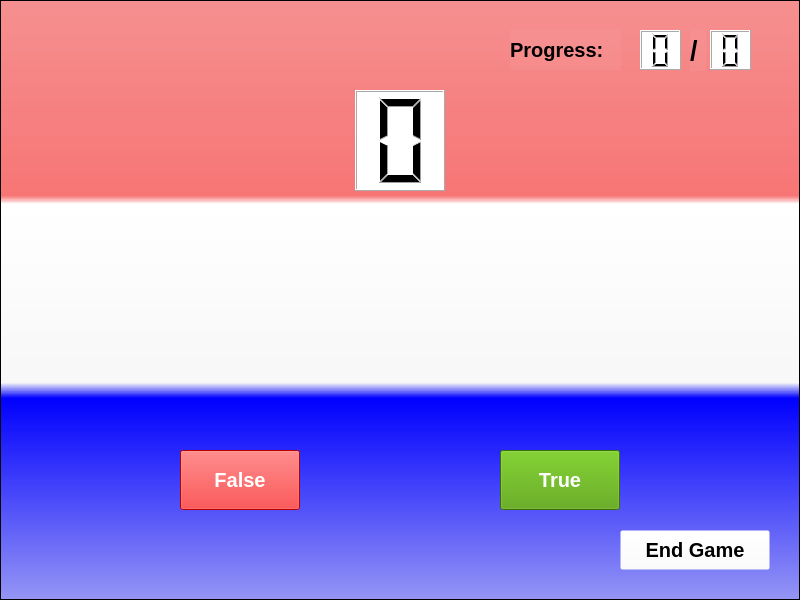
<?xml version="1.0" encoding="UTF-8"?>
<ui version="4.0">
 <class>MainWindow</class>
 <widget class="QMainWindow" name="MainWindow">
  <property name="geometry">
   <rect>
    <x>0</x>
    <y>0</y>
    <width>800</width>
    <height>600</height>
   </rect>
  </property>
  <property name="minimumSize">
   <size>
    <width>800</width>
    <height>600</height>
   </size>
  </property>
  <property name="maximumSize">
   <size>
    <width>800</width>
    <height>600</height>
   </size>
  </property>
  <property name="windowTitle">
   <string>PyBoysFlashcards</string>
  </property>
  <widget class="QWidget" name="centralwidget">
   <widget class="QFrame" name="frame">
    <property name="geometry">
     <rect>
      <x>0</x>
      <y>0</y>
      <width>800</width>
      <height>600</height>
     </rect>
    </property>
    <property name="styleSheet">
     <string notr="true">background-color: qlineargradient(spread:pad, x1:0, y1:0, x2:0, y2:1, stop:0 rgba(255, 0, 0, 102), stop:0.326316 rgba(255, 0, 0, 130), stop:0.339799 rgba(255, 255, 255, 255), stop:0.636842 rgba(255, 255, 255, 135), stop:0.662469 rgba(0, 0, 255, 255), stop:1 rgba(0, 0, 255, 95));</string>
    </property>
    <property name="frameShape">
     <enum>QFrame::StyledPanel</enum>
    </property>
    <property name="frameShadow">
     <enum>QFrame::Raised</enum>
    </property>
    <widget class="QPushButton" name="true_button">
     <property name="geometry">
      <rect>
       <x>500</x>
       <y>450</y>
       <width>120</width>
       <height>60</height>
      </rect>
     </property>
     <property name="font">
      <font>
       <pointsize>15</pointsize>
       <weight>75</weight>
       <bold>true</bold>
      </font>
     </property>
     <property name="styleSheet">
      <string notr="true">color: rgb(255, 255, 255);
background-color: rgb(79, 158, 0);</string>
     </property>
     <property name="text">
      <string>True</string>
     </property>
    </widget>
    <widget class="QPushButton" name="false_button">
     <property name="geometry">
      <rect>
       <x>180</x>
       <y>450</y>
       <width>120</width>
       <height>60</height>
      </rect>
     </property>
     <property name="font">
      <font>
       <pointsize>15</pointsize>
       <weight>75</weight>
       <bold>true</bold>
      </font>
     </property>
     <property name="styleSheet">
      <string notr="true">color: rgb(255, 255, 255);
background-color: rgb(255, 0, 0);</string>
     </property>
     <property name="text">
      <string>False</string>
     </property>
    </widget>
    <widget class="QLabel" name="label_3">
     <property name="geometry">
      <rect>
       <x>510</x>
       <y>30</y>
       <width>111</width>
       <height>40</height>
      </rect>
     </property>
     <property name="font">
      <font>
       <pointsize>15</pointsize>
       <weight>75</weight>
       <bold>true</bold>
      </font>
     </property>
     <property name="styleSheet">
      <string notr="true">background-color: rgb(255, 255, 255,10);</string>
     </property>
     <property name="text">
      <string>Progress:</string>
     </property>
    </widget>
    <widget class="QLCDNumber" name="time_lcd_word">
     <property name="geometry">
      <rect>
       <x>355</x>
       <y>90</y>
       <width>90</width>
       <height>101</height>
      </rect>
     </property>
     <property name="styleSheet">
      <string notr="true">background-color: rgb(255, 255, 255);</string>
     </property>
     <property name="digitCount">
      <number>1</number>
     </property>
    </widget>
    <widget class="QLabel" name="word">
     <property name="geometry">
      <rect>
       <x>40</x>
       <y>210</y>
       <width>720</width>
       <height>170</height>
      </rect>
     </property>
     <property name="font">
      <font>
       <pointsize>52</pointsize>
       <weight>75</weight>
       <bold>true</bold>
      </font>
     </property>
     <property name="autoFillBackground">
      <bool>false</bool>
     </property>
     <property name="styleSheet">
      <string notr="true">background-color: rgb(255, 255, 255,10);
color: rgb(0, 0, 255);</string>
     </property>
     <property name="text">
      <string/>
     </property>
     <property name="alignment">
      <set>Qt::AlignCenter</set>
     </property>
    </widget>
    <widget class="QPushButton" name="pushButton">
     <property name="geometry">
      <rect>
       <x>620</x>
       <y>530</y>
       <width>150</width>
       <height>40</height>
      </rect>
     </property>
     <property name="font">
      <font>
       <pointsize>15</pointsize>
       <weight>75</weight>
       <bold>true</bold>
      </font>
     </property>
     <property name="styleSheet">
      <string notr="true">background-color: rgb(255, 255, 255,10);</string>
     </property>
     <property name="text">
      <string>End Game</string>
     </property>
    </widget>
    <widget class="QLCDNumber" name="twentyplus">
     <property name="geometry">
      <rect>
       <x>640</x>
       <y>30</y>
       <width>41</width>
       <height>40</height>
      </rect>
     </property>
     <property name="styleSheet">
      <string notr="true">background-color: rgb(255, 255, 255);</string>
     </property>
     <property name="digitCount">
      <number>1</number>
     </property>
    </widget>
    <widget class="QLCDNumber" name="known_word_lcd">
     <property name="geometry">
      <rect>
       <x>710</x>
       <y>30</y>
       <width>41</width>
       <height>40</height>
      </rect>
     </property>
     <property name="styleSheet">
      <string notr="true">background-color: rgb(255, 255, 255);</string>
     </property>
     <property name="digitCount">
      <number>1</number>
     </property>
    </widget>
    <widget class="QLabel" name="label">
     <property name="geometry">
      <rect>
       <x>690</x>
       <y>30</y>
       <width>16</width>
       <height>41</height>
      </rect>
     </property>
     <property name="font">
      <font>
       <pointsize>20</pointsize>
       <weight>75</weight>
       <bold>true</bold>
      </font>
     </property>
     <property name="styleSheet">
      <string notr="true">background-color: rgb(255, 255, 255,10);</string>
     </property>
     <property name="text">
      <string>/</string>
     </property>
    </widget>
   </widget>
  </widget>
 </widget>
 <resources/>
 <connections/>
</ui>
